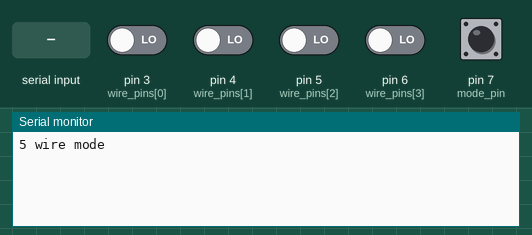
Recording of a sketch running on a simulated Arduino Nano, built with avr-gcc and run on an emulated ATmega328P. Parts: the last lines printed to the serial monitor. Wiring (inferred from the names in the program): MCP23017 port expander at I2C address 0x20. Inputs (shaded band) come from the test bench; at power-on: pin 3 (wire_pins[0]), pin 4 (wire_pins[1]), pin 5 (wire_pins[2]), pin 6 (wire_pins[3]), pin 7 (mode_pin) LOW.

Above: at 1.2 s.
1.3 s: pin 3 (wire_pins[0]) driven HIGH
At 2.5 s:
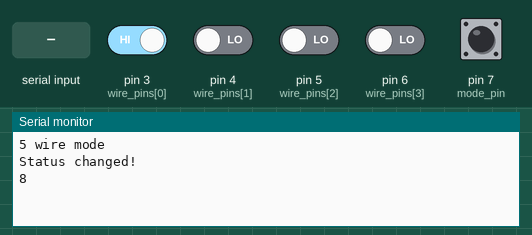
2.8 s: pin 7 (mode_pin) pulled HIGH for 0.15 s
At 2.93 s:
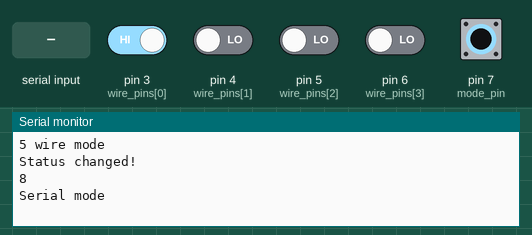
4.4 s: pin 4 (wire_pins[1]) driven HIGH
At 4.9 s:
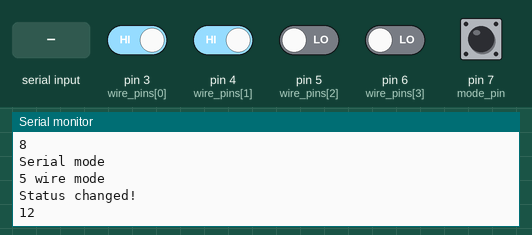
5.9 s: pin 5 (wire_pins[2]) driven HIGH
At 7.1 s:
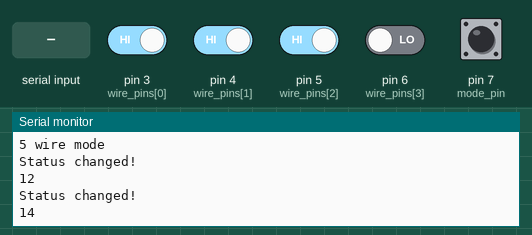
7.4 s: pin 6 (wire_pins[3]) driven HIGH
At 8.4 s:
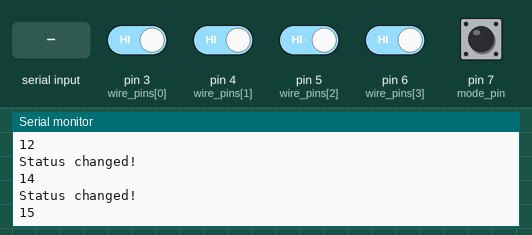
8.9 s: "prt" received over Serial
At 10.9 s:
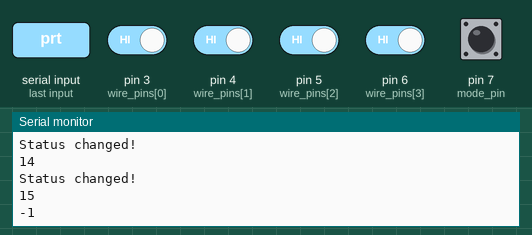
Timing chart, 0 to 11.4 s (numbered marks = the images above; inputs shaded):
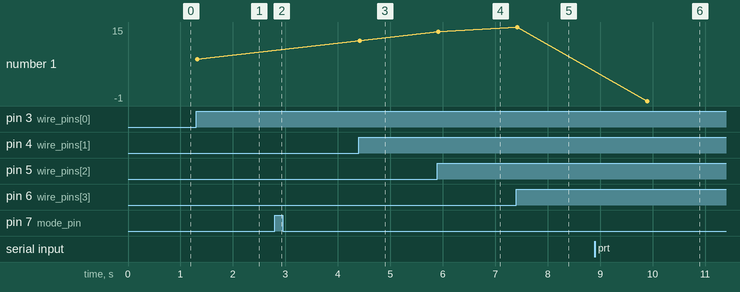

The sketch:

dreamboard_controller.ino
```cpp
/* Shift Register MOSFET controller with Arduino
The Arduino board is connected to a MCP23017.


LOG:
14/08/2022
Read port status in serial mode is working. Query port status as follows
"?prt xx y"

13/08/2022
Port GPIOA and GPIOB port values can be set with serial command "prt xx y zz" where:
xx is the address of MCP port expander in hex e.g. 20 is 0x20
y is the port (A for GPIOA, B for GPIOB)
zz is the value of the port in hex e.g. FF for 0xFF
>> prt 20 A FF\r\n
turn on all port pins

12/08/2022
Functions moved to external files.
Selection of serial/5wires mode implemented
Correctly run test when asked from serial mode "test\r\n"

25/03/2022
THe micro can turn on/off single pins and ports. Tested with 2 solid state relay and two solenoid valves.
Need to export functions into a dedicated library.

02/02/2022
implemented first communication test between arduino nano and MCP23017
Now the micro can turn on/off single pin on ports and read pin status. Connection with sold state relay works
*/

// Inlcudes
#include "Wire.h"

// -------- Constants
const char IODIRA_ADDRESS   = 0x00;
const char GPIOA_ADDRESS    = 0x12;

const char IODIRB_ADDRESS   = 0x01;
const char GPIOB_ADDRESS    = 0x13;

const int mode_pin          = 7; // Low --> 5 wire mode, High --> Serial mode (standard)

uint8_t wire_pins[4]      = {3, 4, 5, 6}; // Pin used for 5 wire communication

// -------- Globals
uint8_t mode, new_mode;     // Operation mode
long address, reg, value; // commands
String serial_command, address_str, reg_str, value_str;     // Command sent through serial port
char buff[16];
uint8_t old_GPIOA_status, old_GPIOB_status, old_status_5_wire, new_status_5_wire;

char *ptr; // For stroul function

// -------- Functions primitives
void setup_I2C_line(char MCP_ADDRESS);
void set_PORT_status(char MCP_ADDRESS, char Port, char Value);
uint8_t read_PORT_status(char MCP_ADDRESS, char Port);
void set_Value_on_Port_HIGH(char MCP_ADDRESS, char Port, char Value);
void set_Value_on_Port_LOW(char MCP_ADDRESS, char Port, char Value);
void run_test();
void port(String);
void query_port(String);

// -------- Configuration
void setup() {
  Serial.begin(9600);
  setup_I2C_line(0x20); //setup the I2C line
  set_PORT_status(0x20, GPIOA_ADDRESS, 0); //Set all output to zero
  set_PORT_status(0x20, GPIOB_ADDRESS, 0); //Set all output to zero
  //If you have more than one board connected with address different from 0x20
  //you should enable them like this
  /*
  // Extra board with 0x21 address
  setup_I2C_line(0x21); //setup the I2C line
  set_PORT_status(0x21, GPIOA_ADDRESS, 0); //Set all output to zero
  set_PORT_status(0x21, GPIOB_ADDRESS, 0); //Set all output to zero
  */
  // Setup digital pins
  pinMode(mode_pin, INPUT);

  // Read setup on jumper
  mode = digitalRead(mode_pin);
  new_mode = mode;
  if(mode == 1) {
    Serial.println("Serial mode");
  }
  else if(mode == 0){
    Serial.println("5 wire mode");
    // Set input pins
    for(uint8_t i = 0; i<5; i++){
      pinMode(wire_pins[i], INPUT);
    }
  old_status_5_wire = 0;
  for(uint8_t i = 0; i < 4; i++){
        old_status_5_wire = old_status_5_wire | digitalRead(wire_pins[i]) << 3-i;
      }
      //old_status_5_wire = old_status_5_wire | digitalRead(wire_pins[3]);
  }
}

// -------- Main Loop
void loop() {
  // Check any change in operation mode
  new_mode = digitalRead(mode_pin);
  if (new_mode != mode){
    mode = new_mode;
    if(mode == 1) {
      Serial.println("Serial mode");
    }
    else if(mode == 0){
      Serial.println("5 wire mode");
      // Set input pins
      for(uint8_t i = 0; i<4; i++){
        pinMode(wire_pins[i], INPUT);
      }
    }
  }

  // Check command from serial port
  if(Serial.available() > 0) {
    // read the incoming byte:
    serial_command = Serial.readString();
    // run test
    if(serial_command == "test\r\n"){
      run_test();
    }
    // set port to value
    if(serial_command.substring(0, 3) == "prt"){
      port(serial_command);
    }
    // read port status
    if(serial_command.substring(0, 4) == "?prt"){
      query_port(serial_command);
    }
  }

  // Check command from 5 wire
  if(mode == 0){
    new_status_5_wire = 0;
    for(uint8_t i = 0; i < 4; i++){
      new_status_5_wire = new_status_5_wire | digitalRead(wire_pins[i]) << 3-i;
    }

    if(new_status_5_wire!=old_status_5_wire){
      Serial.println("Status changed!");
      Serial.print(new_status_5_wire, DEC);
      Serial.println("");
      old_status_5_wire = new_status_5_wire;
      if(new_status_5_wire < 9){
        set_PORT_status(0x20, GPIOA_ADDRESS, pow(2, new_status_5_wire-1));
      }
      else{
        set_PORT_status(0x20, GPIOA_ADDRESS, pow(2, new_status_5_wire-9));
      }
    }


  }
}

void run_test(){
  Serial.println("Start test");
  // Read current status
  old_GPIOA_status = read_PORT_status(0x20, GPIOA_ADDRESS);
  old_GPIOB_status = read_PORT_status(0x20, GPIOB_ADDRESS);
  set_PORT_status(0x20, GPIOA_ADDRESS, 0xFF);
  delay(500);
  set_PORT_status(0x20, GPIOB_ADDRESS, 0xFF);
  delay(2000);
  set_PORT_status(0x20, GPIOA_ADDRESS, 0x00);
  delay(500);
  set_PORT_status(0x20, GPIOB_ADDRESS, 0x00);
  delay(1000);
  for(int i=0; i <=255;i++) {
    set_PORT_status(0x20, GPIOA_ADDRESS, i);
    set_PORT_status(0x20, GPIOB_ADDRESS, i);
    delay(50);
  }
  delay(500);
  // Restore previous status
  set_PORT_status(0x20, GPIOA_ADDRESS, old_GPIOA_status);
  set_PORT_status(0x20, GPIOB_ADDRESS, old_GPIOB_status);
  Serial.println("End of test");
}

void port(String CMD){
        address_str = CMD.substring(4,6);
        address_str.toCharArray(buff, 3);
        address = strtoul(buff, &ptr, 16);
        reg_str = CMD.substring(7,8);
        value_str = CMD.substring(9,11);
        value_str.toCharArray(buff, 3);
        value = strtoul(buff, &ptr, 16);
        if(reg_str == "A"){
          set_PORT_status(address, GPIOA_ADDRESS, value);
        }
        else if(reg_str == "B"){
          set_PORT_status(address, GPIOB_ADDRESS, value);
        }
        else{
          Serial.println("-1");
        }
}

void query_port(String CMD){
        address_str = CMD.substring(5,7);
        address_str.toCharArray(buff, 3);
        address = strtoul(buff, &ptr, 16);
        reg_str = CMD.substring(8,9);
        if(reg_str == "A"){
          sprintf(buff, "%02X", read_PORT_status(address, GPIOA_ADDRESS));
          Serial.println(buff);
        }
        else if(reg_str == "B"){
          sprintf(buff, "%02X", read_PORT_status(address, GPIOB_ADDRESS));
          Serial.println(buff);
        }
        else{
          Serial.println("-1");
        }
}
```

functions_MCP.ino
```cpp
// Functions for controlling the port expander
void setup_I2C_line(char MCP_ADDRESS){
  Wire.begin();                         // wake up the I2C bus
  Wire.beginTransmission(MCP_ADDRESS);
  Wire.write(IODIRA_ADDRESS);           //IODIRA register
  Wire.write(0x00);                     //Set all A ports to outputs
  Wire.endTransmission();
  Wire.beginTransmission(MCP_ADDRESS);
  Wire.write(IODIRB_ADDRESS);           //IODIRB register
  Wire.write(0x00);                     //Set all B ports to outputs
  Wire.endTransmission();
}

void set_PORT_status(char MCP_ADDRESS, char Port, char Value){
  Wire.beginTransmission(MCP_ADDRESS);  // Call desired MCP
  Wire.write(Port);                     // Select specific port
  Wire.write(Value);                    // Value to send
  Wire.endTransmission();               // Close communications
}

void set_Value_on_Port_HIGH(char MCP_ADDRESS, char Port, char Value){
  char curr_port_status;
  curr_port_status = read_PORT_status(MCP_ADDRESS, Port);
  Value = pow(2, Value);                                // Convert the pin value in binary
  curr_port_status = curr_port_status | Value;          // Set to High
  set_PORT_status(MCP_ADDRESS, Port, curr_port_status);
}

void set_Value_on_Port_LOW(char MCP_ADDRESS, char Port, char Value){
  char curr_port_status;
  curr_port_status = read_PORT_status(MCP_ADDRESS, Port);
  Value = pow(2, Value);                                // Convert the pin value in binary
  curr_port_status = curr_port_status & ~Value;         // Set to LOW
  set_PORT_status(MCP_ADDRESS, Port, curr_port_status);
}

uint8_t read_PORT_status(char MCP_ADDRESS, char Port){
  Wire.beginTransmission(MCP_ADDRESS);  // Call desired MCP
  Wire.write(Port);                     // Select specific port
  Wire.endTransmission();
  Wire.requestFrom(MCP_ADDRESS, 1);     // Request one byte of data
  return Wire.read();                   // Return port status
}
```

Measured:
- after the input at 1.3 s, the serial monitor: prints a new line at once (image 1)
- after the input at 2.8 s, the serial monitor: prints a new line at once (image 2)
- after the input at 4.4 s, the serial monitor: prints a new line at once (image 3)
- after the input at 5.9 s, the serial monitor: prints a new line at once (image 4)
- after the input at 7.4 s, the serial monitor: prints a new line at once (image 5)
- after the input at 8.9 s, the serial monitor: prints a new line after 1.0 s (image 6)
- plotted number 1: 8 → 12 after the input at 4.4 s, 12 → 14 after the input at 5.9 s, 14 → 15 after the input at 7.4 s, 15 → -1 after the input at 8.9 s
